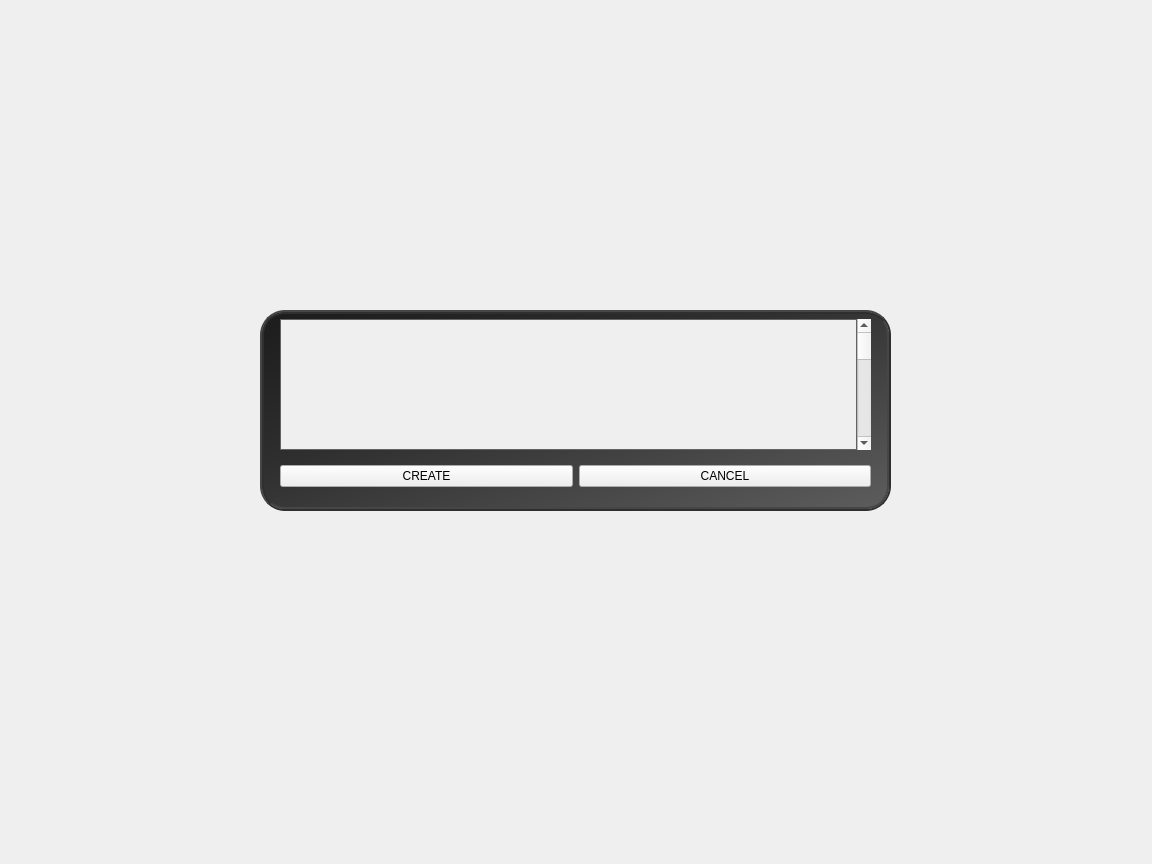
<?xml version="1.0" encoding="UTF-8"?>
<ui version="4.0">
 <class>CreateAccount</class>
 <widget class="QWidget" name="CreateAccount">
  <property name="geometry">
   <rect>
    <x>0</x>
    <y>0</y>
    <width>1152</width>
    <height>864</height>
   </rect>
  </property>
  <property name="font">
   <font>
    <weight>75</weight>
    <bold>true</bold>
   </font>
  </property>
  <property name="windowTitle">
   <string>Form</string>
  </property>
  <property name="styleSheet">
   <string notr="true">QLineEdit{background: white; border-style:solid;}
QLabel{color:white;}</string>
  </property>
  <widget class="QWidget" name="verticalLayoutWidget">
   <property name="geometry">
    <rect>
     <x>10</x>
     <y>10</y>
     <width>1131</width>
     <height>841</height>
    </rect>
   </property>
   <layout class="QGridLayout" name="gridLayout_2">
    <property name="leftMargin">
     <number>250</number>
    </property>
    <property name="topMargin">
     <number>300</number>
    </property>
    <property name="rightMargin">
     <number>250</number>
    </property>
    <property name="bottomMargin">
     <number>340</number>
    </property>
    <property name="spacing">
     <number>0</number>
    </property>
    <item row="2" column="0">
     <widget class="QFrame" name="frame">
      <property name="styleSheet">
       <string notr="true">#frame {border:4px ridge #2F2F2F; border-radius:25px; background-image:url(&quot;&quot;); background: qlineargradient(x1:0, y1:0, x2:1, y2:1, stop:0 #1C1C1C, stop: 0.4 #2F2F2F, stop:1 #5D5D5D)}

 QLineEdit{border-radius:5px; border:2px solid white}</string>
      </property>
      <property name="frameShape">
       <enum>QFrame::StyledPanel</enum>
      </property>
      <property name="frameShadow">
       <enum>QFrame::Raised</enum>
      </property>
      <widget class="QLabel" name="errorLabel">
       <property name="geometry">
        <rect>
         <x>0</x>
         <y>130</y>
         <width>511</width>
         <height>31</height>
        </rect>
       </property>
       <property name="palette">
        <palette>
         <active>
          <colorrole role="WindowText">
           <brush brushstyle="SolidPattern">
            <color alpha="255">
             <red>255</red>
             <green>0</green>
             <blue>0</blue>
            </color>
           </brush>
          </colorrole>
          <colorrole role="Button">
           <brush brushstyle="SolidPattern">
            <color alpha="255">
             <red>206</red>
             <green>206</green>
             <blue>206</blue>
            </color>
           </brush>
          </colorrole>
          <colorrole role="Light">
           <brush brushstyle="SolidPattern">
            <color alpha="255">
             <red>255</red>
             <green>113</green>
             <blue>113</blue>
            </color>
           </brush>
          </colorrole>
          <colorrole role="Midlight">
           <brush brushstyle="SolidPattern">
            <color alpha="255">
             <red>249</red>
             <green>57</green>
             <blue>57</blue>
            </color>
           </brush>
          </colorrole>
          <colorrole role="Dark">
           <brush brushstyle="SolidPattern">
            <color alpha="255">
             <red>122</red>
             <green>1</green>
             <blue>1</blue>
            </color>
           </brush>
          </colorrole>
          <colorrole role="Mid">
           <brush brushstyle="SolidPattern">
            <color alpha="255">
             <red>163</red>
             <green>1</green>
             <blue>1</blue>
            </color>
           </brush>
          </colorrole>
          <colorrole role="Text">
           <brush brushstyle="SolidPattern">
            <color alpha="255">
             <red>255</red>
             <green>0</green>
             <blue>0</blue>
            </color>
           </brush>
          </colorrole>
          <colorrole role="BrightText">
           <brush brushstyle="SolidPattern">
            <color alpha="255">
             <red>255</red>
             <green>255</green>
             <blue>255</blue>
            </color>
           </brush>
          </colorrole>
          <colorrole role="ButtonText">
           <brush brushstyle="SolidPattern">
            <color alpha="255">
             <red>255</red>
             <green>0</green>
             <blue>0</blue>
            </color>
           </brush>
          </colorrole>
          <colorrole role="Base">
           <brush brushstyle="SolidPattern">
            <color alpha="255">
             <red>206</red>
             <green>206</green>
             <blue>206</blue>
            </color>
           </brush>
          </colorrole>
          <colorrole role="Window">
           <brush brushstyle="SolidPattern">
            <color alpha="255">
             <red>206</red>
             <green>206</green>
             <blue>206</blue>
            </color>
           </brush>
          </colorrole>
          <colorrole role="Shadow">
           <brush brushstyle="SolidPattern">
            <color alpha="255">
             <red>0</red>
             <green>0</green>
             <blue>0</blue>
            </color>
           </brush>
          </colorrole>
          <colorrole role="AlternateBase">
           <brush brushstyle="SolidPattern">
            <color alpha="255">
             <red>249</red>
             <green>128</green>
             <blue>128</blue>
            </color>
           </brush>
          </colorrole>
          <colorrole role="ToolTipBase">
           <brush brushstyle="SolidPattern">
            <color alpha="255">
             <red>255</red>
             <green>255</green>
             <blue>220</blue>
            </color>
           </brush>
          </colorrole>
          <colorrole role="ToolTipText">
           <brush brushstyle="SolidPattern">
            <color alpha="255">
             <red>0</red>
             <green>0</green>
             <blue>0</blue>
            </color>
           </brush>
          </colorrole>
         </active>
         <inactive>
          <colorrole role="WindowText">
           <brush brushstyle="SolidPattern">
            <color alpha="255">
             <red>255</red>
             <green>0</green>
             <blue>0</blue>
            </color>
           </brush>
          </colorrole>
          <colorrole role="Button">
           <brush brushstyle="SolidPattern">
            <color alpha="255">
             <red>206</red>
             <green>206</green>
             <blue>206</blue>
            </color>
           </brush>
          </colorrole>
          <colorrole role="Light">
           <brush brushstyle="SolidPattern">
            <color alpha="255">
             <red>255</red>
             <green>113</green>
             <blue>113</blue>
            </color>
           </brush>
          </colorrole>
          <colorrole role="Midlight">
           <brush brushstyle="SolidPattern">
            <color alpha="255">
             <red>249</red>
             <green>57</green>
             <blue>57</blue>
            </color>
           </brush>
          </colorrole>
          <colorrole role="Dark">
           <brush brushstyle="SolidPattern">
            <color alpha="255">
             <red>122</red>
             <green>1</green>
             <blue>1</blue>
            </color>
           </brush>
          </colorrole>
          <colorrole role="Mid">
           <brush brushstyle="SolidPattern">
            <color alpha="255">
             <red>163</red>
             <green>1</green>
             <blue>1</blue>
            </color>
           </brush>
          </colorrole>
          <colorrole role="Text">
           <brush brushstyle="SolidPattern">
            <color alpha="255">
             <red>255</red>
             <green>0</green>
             <blue>0</blue>
            </color>
           </brush>
          </colorrole>
          <colorrole role="BrightText">
           <brush brushstyle="SolidPattern">
            <color alpha="255">
             <red>255</red>
             <green>255</green>
             <blue>255</blue>
            </color>
           </brush>
          </colorrole>
          <colorrole role="ButtonText">
           <brush brushstyle="SolidPattern">
            <color alpha="255">
             <red>255</red>
             <green>0</green>
             <blue>0</blue>
            </color>
           </brush>
          </colorrole>
          <colorrole role="Base">
           <brush brushstyle="SolidPattern">
            <color alpha="255">
             <red>206</red>
             <green>206</green>
             <blue>206</blue>
            </color>
           </brush>
          </colorrole>
          <colorrole role="Window">
           <brush brushstyle="SolidPattern">
            <color alpha="255">
             <red>206</red>
             <green>206</green>
             <blue>206</blue>
            </color>
           </brush>
          </colorrole>
          <colorrole role="Shadow">
           <brush brushstyle="SolidPattern">
            <color alpha="255">
             <red>0</red>
             <green>0</green>
             <blue>0</blue>
            </color>
           </brush>
          </colorrole>
          <colorrole role="AlternateBase">
           <brush brushstyle="SolidPattern">
            <color alpha="255">
             <red>249</red>
             <green>128</green>
             <blue>128</blue>
            </color>
           </brush>
          </colorrole>
          <colorrole role="ToolTipBase">
           <brush brushstyle="SolidPattern">
            <color alpha="255">
             <red>255</red>
             <green>255</green>
             <blue>220</blue>
            </color>
           </brush>
          </colorrole>
          <colorrole role="ToolTipText">
           <brush brushstyle="SolidPattern">
            <color alpha="255">
             <red>0</red>
             <green>0</green>
             <blue>0</blue>
            </color>
           </brush>
          </colorrole>
         </inactive>
         <disabled>
          <colorrole role="WindowText">
           <brush brushstyle="SolidPattern">
            <color alpha="255">
             <red>255</red>
             <green>0</green>
             <blue>0</blue>
            </color>
           </brush>
          </colorrole>
          <colorrole role="Button">
           <brush brushstyle="SolidPattern">
            <color alpha="255">
             <red>206</red>
             <green>206</green>
             <blue>206</blue>
            </color>
           </brush>
          </colorrole>
          <colorrole role="Light">
           <brush brushstyle="SolidPattern">
            <color alpha="255">
             <red>255</red>
             <green>113</green>
             <blue>113</blue>
            </color>
           </brush>
          </colorrole>
          <colorrole role="Midlight">
           <brush brushstyle="SolidPattern">
            <color alpha="255">
             <red>249</red>
             <green>57</green>
             <blue>57</blue>
            </color>
           </brush>
          </colorrole>
          <colorrole role="Dark">
           <brush brushstyle="SolidPattern">
            <color alpha="255">
             <red>122</red>
             <green>1</green>
             <blue>1</blue>
            </color>
           </brush>
          </colorrole>
          <colorrole role="Mid">
           <brush brushstyle="SolidPattern">
            <color alpha="255">
             <red>163</red>
             <green>1</green>
             <blue>1</blue>
            </color>
           </brush>
          </colorrole>
          <colorrole role="Text">
           <brush brushstyle="SolidPattern">
            <color alpha="255">
             <red>255</red>
             <green>0</green>
             <blue>0</blue>
            </color>
           </brush>
          </colorrole>
          <colorrole role="BrightText">
           <brush brushstyle="SolidPattern">
            <color alpha="255">
             <red>255</red>
             <green>255</green>
             <blue>255</blue>
            </color>
           </brush>
          </colorrole>
          <colorrole role="ButtonText">
           <brush brushstyle="SolidPattern">
            <color alpha="255">
             <red>255</red>
             <green>0</green>
             <blue>0</blue>
            </color>
           </brush>
          </colorrole>
          <colorrole role="Base">
           <brush brushstyle="SolidPattern">
            <color alpha="255">
             <red>206</red>
             <green>206</green>
             <blue>206</blue>
            </color>
           </brush>
          </colorrole>
          <colorrole role="Window">
           <brush brushstyle="SolidPattern">
            <color alpha="255">
             <red>206</red>
             <green>206</green>
             <blue>206</blue>
            </color>
           </brush>
          </colorrole>
          <colorrole role="Shadow">
           <brush brushstyle="SolidPattern">
            <color alpha="255">
             <red>0</red>
             <green>0</green>
             <blue>0</blue>
            </color>
           </brush>
          </colorrole>
          <colorrole role="AlternateBase">
           <brush brushstyle="SolidPattern">
            <color alpha="255">
             <red>244</red>
             <green>2</green>
             <blue>2</blue>
            </color>
           </brush>
          </colorrole>
          <colorrole role="ToolTipBase">
           <brush brushstyle="SolidPattern">
            <color alpha="255">
             <red>255</red>
             <green>255</green>
             <blue>220</blue>
            </color>
           </brush>
          </colorrole>
          <colorrole role="ToolTipText">
           <brush brushstyle="SolidPattern">
            <color alpha="255">
             <red>0</red>
             <green>0</green>
             <blue>0</blue>
            </color>
           </brush>
          </colorrole>
         </disabled>
        </palette>
       </property>
       <property name="styleSheet">
        <string notr="true">QLabel { color : red;}</string>
       </property>
       <property name="text">
        <string/>
       </property>
      </widget>
      <widget class="QWidget" name="horizontalLayoutWidget">
       <property name="geometry">
        <rect>
         <x>20</x>
         <y>150</y>
         <width>591</width>
         <height>33</height>
        </rect>
       </property>
       <layout class="QHBoxLayout" name="horizontalLayout">
        <item>
         <widget class="QPushButton" name="loginButton">
          <property name="text">
           <string>CREATE</string>
          </property>
         </widget>
        </item>
        <item>
         <widget class="QPushButton" name="createAccountButton">
          <property name="text">
           <string>CANCEL</string>
          </property>
         </widget>
        </item>
       </layout>
      </widget>
      <widget class="QWidget" name="horizontalLayoutWidget_2">
       <property name="geometry">
        <rect>
         <x>20</x>
         <y>9</y>
         <width>591</width>
         <height>131</height>
        </rect>
       </property>
       <layout class="QHBoxLayout" name="horizontalLayout_2">
        <property name="spacing">
         <number>0</number>
        </property>
        <item>
         <widget class="QScrollArea" name="scrollArea">
          <property name="styleSheet">
           <string notr="true">QScrollArea{background-color:grey;}</string>
          </property>
          <property name="widgetResizable">
           <bool>true</bool>
          </property>
          <widget class="QWidget" name="scrollAreaWidgetContents">
           <property name="geometry">
            <rect>
             <x>0</x>
             <y>0</y>
             <width>574</width>
             <height>127</height>
            </rect>
           </property>
          </widget>
         </widget>
        </item>
        <item>
         <widget class="QScrollBar" name="verticalScrollBar">
          <property name="orientation">
           <enum>Qt::Vertical</enum>
          </property>
         </widget>
        </item>
       </layout>
      </widget>
     </widget>
    </item>
   </layout>
  </widget>
 </widget>
 <resources/>
 <connections/>
</ui>
